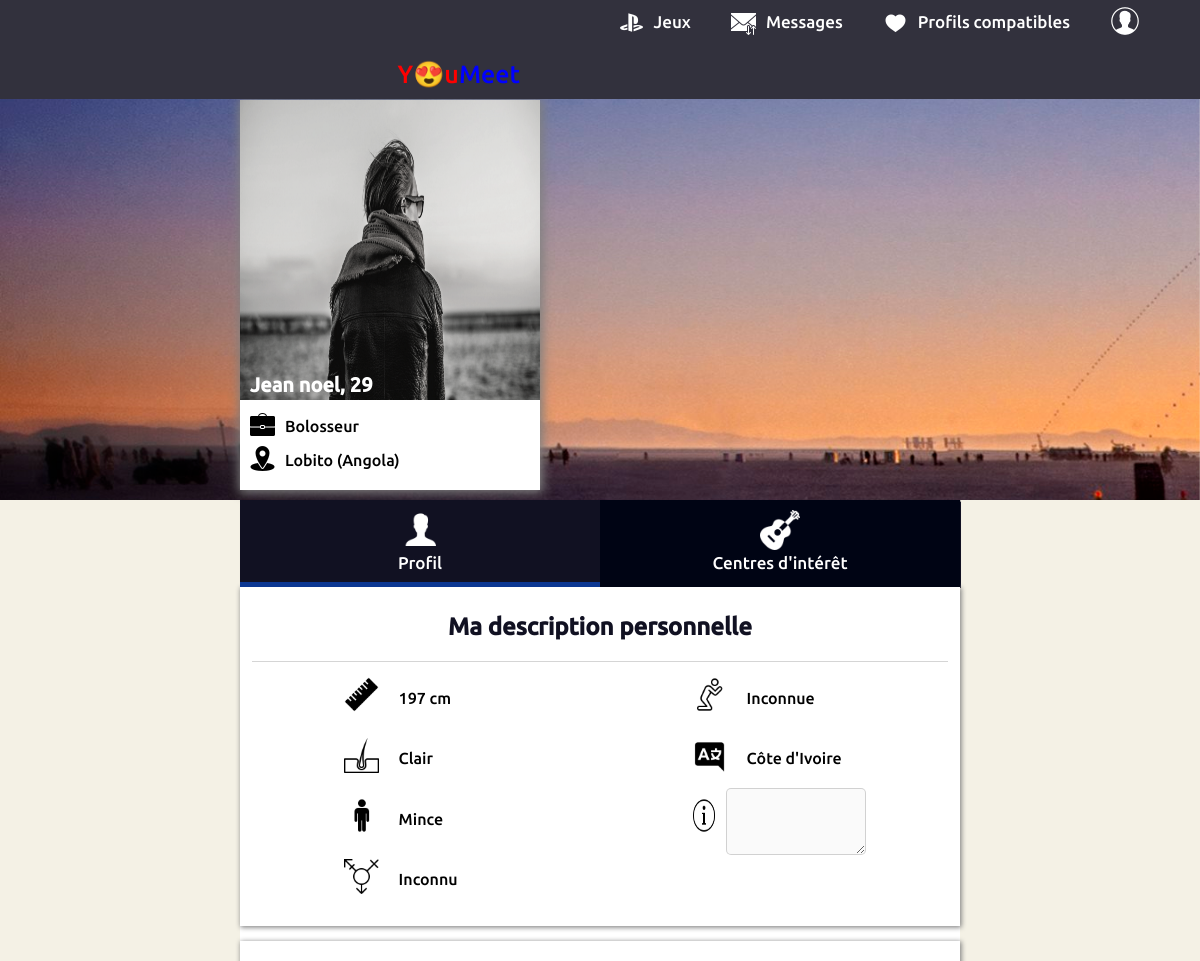
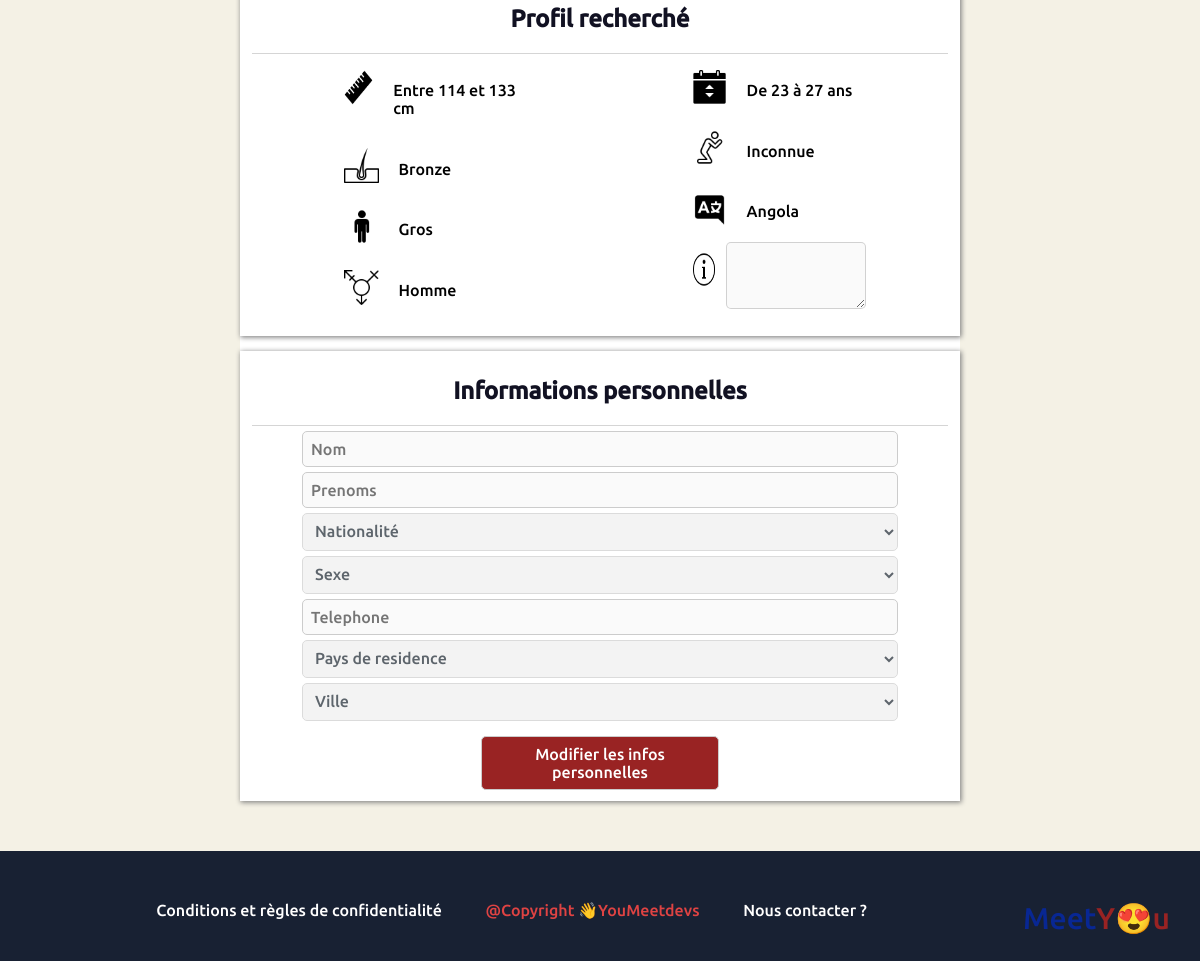
Page /user/dashboard/profil.php (signed in) on the committed database (2 pictures, top to bottom).
### tables this page shows
CREATE TABLE `villes` (
  `id_ville` int(11) NOT NULL,
  `id_pays` int(11) NOT NULL,
  `nom_ville` varchar(500) NOT NULL
);

CREATE TABLE `pays` (
  `id_pays` int(11) NOT NULL,
  `nom_pays` varchar(500) NOT NULL
);

CREATE TABLE `description` (
  `id_description` varchar(50) NOT NULL,
  `taille` int(11) NOT NULL,
  `teint` varchar(50) NOT NULL,
  `morphologie` varchar(50) NOT NULL,
  `commentaire` text DEFAULT NULL
);

CREATE TABLE `critere` (
  `id_critere` varchar(50) NOT NULL,
  `age_deb` int(11) NOT NULL,
  `age_fin` int(11) NOT NULL,
  `sexe` varchar(50) NOT NULL,
  `teint` varchar(50) DEFAULT NULL,
  `taille_deb` int(11) NOT NULL,
  `taille_fin` int(11) NOT NULL,
  `morphologie` varchar(50) DEFAULT NULL,
  `nationalite` int(11) DEFAULT NULL,
  `religion` varchar(50) DEFAULT NULL,
  `commentaire` text DEFAULT NULL
);

### php/functions.php (called while the page is built, shortened)
<?php
  function age($date) {
    $age = date('Y') - date('Y', strtotime($date));
    if (date('md') < date('md', strtotime($date))) {
      return $age - 1;
    }
    return $age;
  }
  function getMatchs($user){
    $liste_profils = [];
    $liste_profils_compatibles = [];
    $liste_criteres = ['morphologie','teint'];
    $bdd = Database::connect();
    $req = $bdd -> prepare('SELECT * FROM individu WHERE id != :id_user');
    $req -> execute(array('id_user' => $user->id));
    while($data = $req -> fetch()){
      $indiv = new Individu($data);
      $indiv->destroyPassword();
      array_push($liste_profils,$indiv);
    }
    foreach ($liste_profils as $profil) {
      if ($profil->sexe != getCritere($user,'sexe')) {
      }else{
        $compteur = 0;
        if ((getCritere($user,'age_deb')<= age($profil->date_naissance)) && (age($profil->date_naissance) <=getCritere($user,'age_fin')))
          $compteur++;
        if ((string)(getCritere($user,'nationalite')) != null){
          if (getNationalite(getCritere($user,'nationalite')) == getNationalite($profil->nationalite))
            $compteur++;
        }else {
          $compteur++;
        }
        if (getCritere($user,'religion') != null){
          if (getCritere($user,'religion') == $profil->religion)
            $compteur++;
        }else {
          $compteur++;
        }
        foreach ($liste_criteres as $critere) {
          if (getCritere($user,$critere) != null) {
            if(getCritere($user,$critere) == getDescription($profil,$critere))
            $compteur++;
          }else{
            $compteur++;
          }
        }
        $taux_critere = ($compteur / 6) * 0.5;
        $liste_ci_user = getCi($user);
		    $liste_ci_profil = getCi($profil);
        $nbre_ci_commun = count(array_intersect($liste_ci_profil,$liste_ci_user));
        $taux_ci = ($nbre_ci_commun/count($liste_ci_user))*0.5;
        $taux_compatibilite = ($taux_critere + $taux_ci) * 100;
        $profil->taux = $taux_compatibilite;
        array_push($liste_profils_compatibles,$profil);
    }
  }
  return $liste_profils_compatibles;
}
function getCritere($user,$critere){
  $bdd = Database::connect();
  $req = $bdd -> prepare('SELECT age_deb, age_fin, sexe, teint, taille_deb, taille_fin, morphologie, nationalite, religion FROM critere WHERE id_critere = :id_user');
  $req -> execute(array('id_user' => $user->id_critere));
  $data = $req -> fetch();
  return $data[$critere];
}
function getCi($user){
  $bdd = Database::connect();
  $req = $bdd -> prepare('SELECT ci FROM centre_interet WHERE id_ci = :id_user');
  $req -> execute(array('id_user' => $user->id_ci));
  $data = $req -> fetch();
  $ci = explode(",",$data['ci']);
  return $ci;
}
function getDescription($user,$description){
  $bdd = Database::connect();
  $req = $bdd -> prepare('SELECT taille, teint, morphologie FROM description WHERE id_description = :id_user');
  $req -> execute(array('id_user' => $user->id_description));
  $data = $req -> fetch();
  return $data[$description];
}
function getNationalite($id){
  $bdd = Database::connect();
  $req = $bdd -> prepare('SELECT * FROM pays WHERE id_pays = :id_user');
  $req -> execute(array('id_user' => $id));
  $data = $req -> fetch();
  return $data['nom_pays'];
}
?>

### user/dashboard/profil.php (the view, shortened to what this page needs)
<?php
  include '../../php/functions.php';
  if (isset($_SESSION['user'])) {
    $bdd = Database::connect();
    if (isset($_GET['id']) && isset($_GET['taux'])) {
      $req = $bdd->prepare("SELECT * FROM individu WHERE id=?");
      $req->execute([$_GET['id']]);
      $ind = $req->fetch();
      $user = new Individu($ind);
    }else {
      $user = $_SESSION['user'];
    }
    $req = $bdd->prepare("SELECT * FROM description WHERE id_description=?");
    $req->execute([$user->id_description]);
    $description = $req->fetch();
    $req = $bdd->prepare("SELECT * FROM critere WHERE id_critere=?");
    $req->execute([$user->id_critere]);
    $critere = $req->fetch();
    $req = $bdd->prepare("SELECT * FROM pays WHERE id_pays=?");
    $req->execute([$user->id_pays]);
    $pays = $req->fetch();
    $req = $bdd->prepare("SELECT * FROM villes WHERE id_ville=?");
    $req->execute([$user->id_ville]);
    $ville = $req->fetch();
    $req = $bdd->prepare("SELECT * FROM pays WHERE id_pays=?");
    $req->execute([$user->nationalite]);
    $nationalite = $req->fetch();
    if ($critere['nationalite'] == null) {
      $nationaliteMatch = array("nom_pays"=>"Sans importance");
    }else {
      $req = $bdd->prepare("SELECT * FROM pays WHERE id_pays=?");
      $req->execute([$critere['nationalite']]);
      $nationaliteMatch = $req->fetch();
    }
    $user->matches = getMatchs($user);
    ?>
    <!DOCTYPE html>
    <html lang="fr" dir="ltr">
      <head>
        <link rel="stylesheet" href="../../css/profil.css">
      </head>
      <body>
        <?php include '../../stuffs/header.php'; ?>
        <div class="body">
          <div class="pp-container">
            <div class="pp">
              <img src="../../images/main3.png" alt="">
              <div class="name-age">
                <p><?php echo $user->prenoms; ?>,<span>&nbsp<?php echo age($user->date_naissance); ?></span></p>
              </div>
              <div class="pp-title">
                <div class="ic-job"></div>
                <p><?php echo $user->profession; ?></p>
                <div class="ic-lieu"></div>
                <p><?php echo $ville['nom_ville']; ?>&nbsp(<?php echo $pays['nom_pays']; ?>)</p>
              </div>
            </div>
          </div>
          <div class="tab">
            <button class="tablinks" id="defaultOpen" onclick="openTab(event, 'Profil');"><img src="../../images/icons/icons8-utilisateur-50.png" alt=""><p>Profil</p></button>
            <button class="tablinks" onclick="openTab(event, 'CI')"><img src="../../images/icons/icons8-guitare-50.png" alt=""><p>Centres d'intérêt</p></button>
          </div>
          <div id="Profil" class="tabcontent">
            <div class="tabsupp">
              <div class="description">
                <h2><?php echo (isset($_GET['id']) && isset($_GET['taux'])) ? "Description" : "Ma description personnelle"; ?></h2>
              </div>
              <div class="container">
                <fieldset>
                  <div class="ico-value">
                    <div class="icons"><img src="../../images/icons/icons8-règle-50.png" alt=""></div>
                    <h4><?php echo $description['taille']; ?> cm</h4>
                  </div>
                  <div class="ico-value">
                    <div class="icons"><img src="../../images/icons/icons8-peau-50.png" alt=""></div>
                    <h4><?php echo $description['teint']; ?></h4>
                  </div>
                  <div class="ico-value">
                    <div class="icons"><img src="../../images/icons/icons8-homme-debout-50.png" alt=""></div>
                    <h4><?php echo $description['morphologie']; ?></h4>
                  </div>
                  <div class="ico-value">
                    <div class="icons"><img src="../../images/icons/icons8-genre-50.png" alt=""></div>
                    <h4><?php echo $user->sexe; ?></h4>
                  </div>
                </fieldset>
                <fieldset>
                  <div class="ico-value">
                    <div class="icons"><img src="../../images/icons/icons8-prayer-50.png" alt=""></div>
                    <h4><?php echo $user->religion; ?></h4>
                  </div>
                  <div class="ico-value">
                    <div class="icons"><img src="../../images/icons/icons8-langue-50.png" alt=""></div>
                    <h4><?php echo $nationalite['nom_pays']; ?></h4>
                  </div>
                  <div class="ico-value">
                    <div class="icons"><img src="../../images/icons/icons8-info-50.png" alt=""></div>
                    <textarea rows="3" cols="" placeholder="Informations suplementaires ..." name="infoSup" disabled>
                      <?php echo $description['commentaire']; ?>
                    </textarea>
                  </div>
                </fieldset>
              </div>
            </div>
            <div id = "Prof-rech" class="tabsupp">
              <div class="description">
                <h2>Profil recherché</h2>
              </div>
              <div class="container">
                <fieldset>
                  <div class="ico-value">
                    <div class="icons"><img src="../../images/icons/icons8-règle-50.png" alt=""></div>
                    <h4>Entre <span id="tailleMatch_inf"><?php echo $critere['taille_deb']; ?></span> et <span id="tailleMatch_sup"><?php echo $critere['taille_fin']; ?></span> cm</h4>
                  </div>
                  <div class="ico-value">
                    <div class="icons"><img src="../../images/icons/icons8-peau-50.png" alt=""></div>
                    <h4><?php echo ($critere['teint']==null) ? "Sans importance" : $critere['teint']; ?></h4>
                  </div>
                  <div class="ico-value">
                    <div class="icons"><img src="../../images/icons/icons8-homme-debout-50.png" alt=""></div>
                    <h4><?php echo ($critere['morphologie']==null) ? "Sans importance" : $critere['morphologie']; ?></h4>
                  </div>
                  <div class="ico-value">
                    <div class="icons"><img src="../../images/icons/icons8-genre-50.png" alt=""></div>
                    <h4><?php echo $critere['sexe']; ?></h4>
                  </div>
                </fieldset>
                <fieldset>
                  <div class="ico-value">
                    <div class="icons"><img src="../../images/icons/icons8-age-50.png" alt=""></div>
                    <h4>De <span id="age_inf"><?php echo $critere['age_deb']; ?></span> à <span id="age_sup"><?php echo $critere['age_fin']; ?></span> ans</h4>
                  </div>
                  <div class="ico-value">
                    <div class="icons"><img src="../../images/icons/icons8-prayer-50.png" alt=""></div>
                    <h4><?php echo ($critere['religion']==null) ? "Sans importance" : $critere['religion']; ?></h4>
                  </div>
                  <div class="ico-value">
                    <div class="icons"><img src="../../images/icons/icons8-langue-50.png" alt=""></div>
                    <h4><?php echo $nationaliteMatch['nom_pays']; ?></h4>
                  </div>
                  <div class="ico-value">
                    <div class="icons"><img src="../../images/icons/icons8-info-50.png" alt=""></div>
                    <textarea rows="3" cols="" placeholder="Informations suplementaires ..." name="infoSup" disabled>
                      <?php echo $critere['commentaire']; ?>
                    </textarea>
                  </div>
                </fieldset>
              </div>
            </div>
            <?php
              if (!(isset($_GET['id']) && isset($_GET['taux']))) {
                ?>
                <div  id = "info" class="tabsupp">
                  <div class="description">
                    <h2>Informations personnelles</h2>
                  </div>
                  <div class="info-content">
                    <form action="#" method="post">
                      <input  type="text" name="nom" id="" placeholder="Nom" disabled >
                      <input  type="text" name="prenoms" id="" placeholder="Prenoms" disabled >
                      <select name="nationalite" disabled >
                          <option disabled selected value="">Nationalité</option>
                      </select>
                      <select name="sexe" disabled >
                          <option disabled selected value="">Sexe</option>
                      </select>
                      <input  type="text"  name="tel" id="" placeholder="Telephone" disabled >
                      <select name="pays" disabled>
                          <option disabled selected value="" disabled >Pays de residence</option>
                      </select>
                      <select name="ville" disabled >
                          <option disabled selected value="">Ville</option>
                      </select>
                      <button type="button" name="modifier"  id="btn_modifier" onclick="enable_info();">Modifier les infos personnelles</button>
                    </form>
                  </div>
                </div>
                <?php
              }
             ?>
          </div>
        </div>
        <?php include '../../stuffs/footer.php'; ?>
      </body>
    </html>
    <?php
  } else {
    header("location: ../../");
  }
 ?>

### rows in the picture
villes: nom_ville "Lobito"
pays: nom_pays "Angola"
description: taille "197", teint "Clair", morphologie "Mince"
critere: religion "Inconnue", taille_deb "114", taille_fin "133", teint "Bronze", morphologie "Gros", sexe "Homme", age_deb "23", age_fin "27"
pays: nom_pays "Côte d'Ivoire"

### other values in the picture
$user->prenoms "Jean noel"
age($user->date_naissance) "29"
$user->profession "Bolosseur"
$user->sexe "Inconnu"
